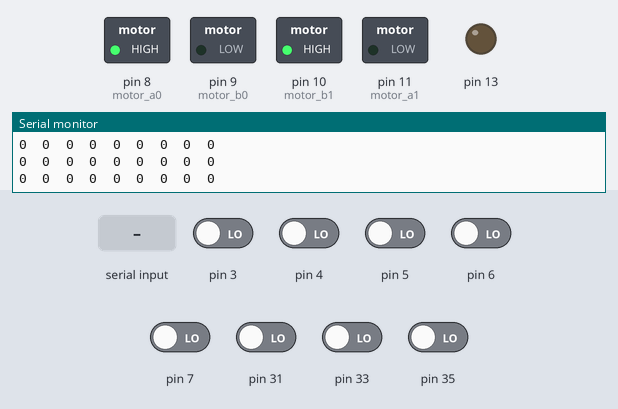
This sketch was run on a simulated Arduino Mega 2560, built with avr-gcc and run on an emulated ATmega2560. Shown: switched loads named in the sketch (green lamp = pin HIGH), output pins drawn as LEDs (lit = HIGH), the last lines printed to the serial monitor. The test bench sets the inputs (shaded band); at power-on: pin 3–7, pin 31, pin 33, pin 35 LOW.

Above: at 12.7 s.
12.8 s: pin 6 driven HIGH
At 13.5 s:
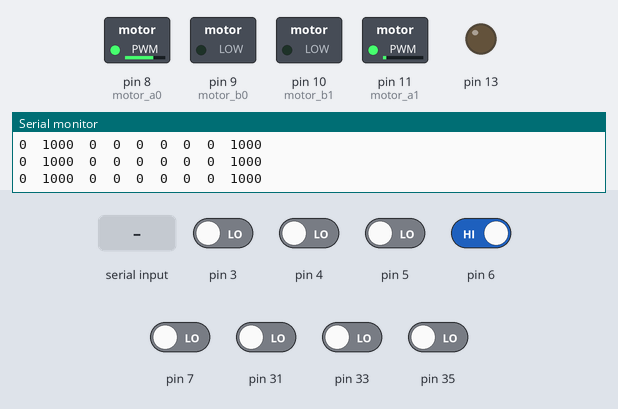
14.3 s: pin 3 driven HIGH
At 15.5 s:
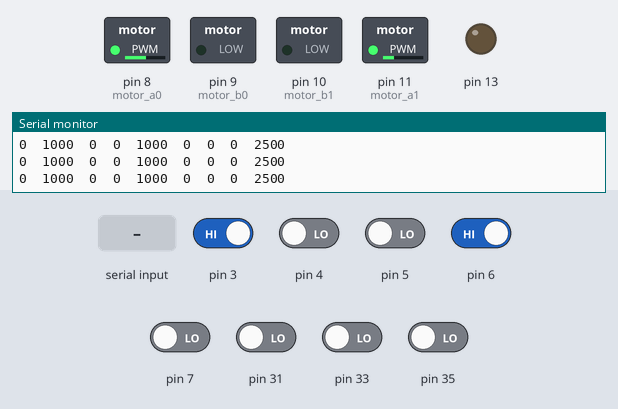
15.8 s: pin 31 driven HIGH
At 16.3 s:
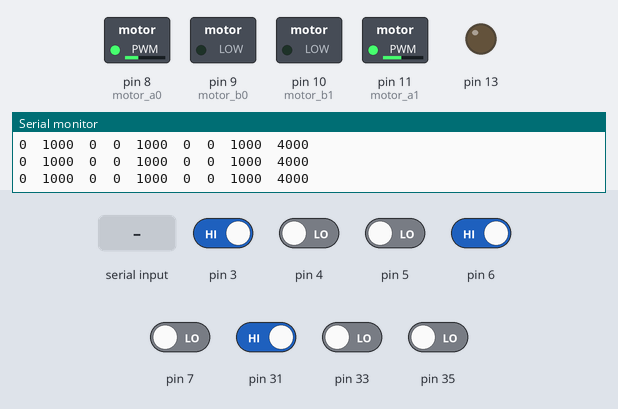
17.3 s: pin 33 driven HIGH
At 18.3 s:
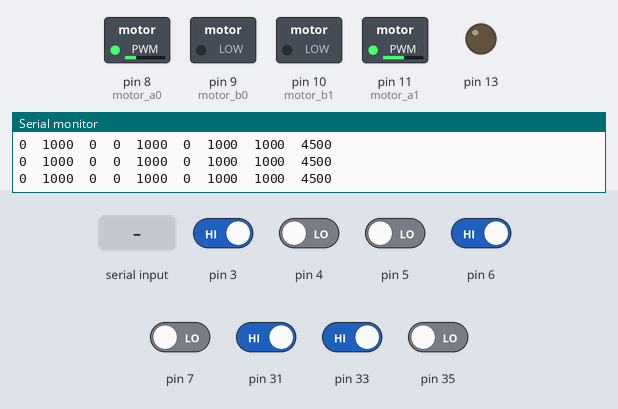
18.8 s: "P90\n" received over the second serial link
At 20.0 s:
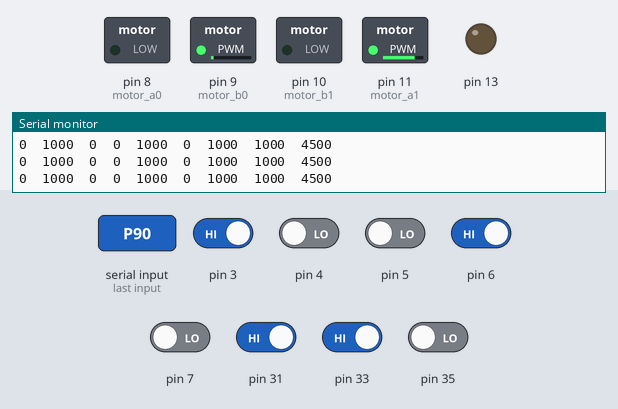
20.3 s: pin 4 driven HIGH
At 20.7 s:
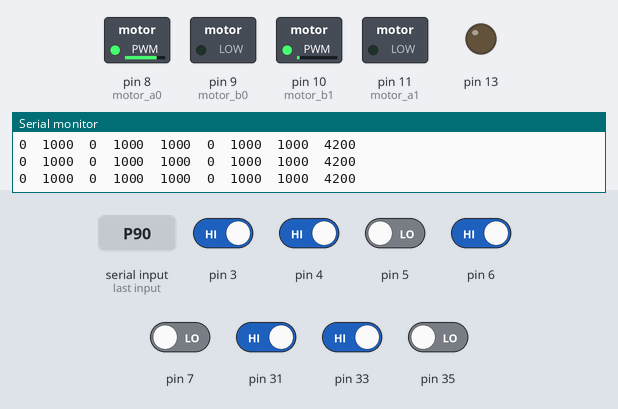
Timing chart, 0 to 22.8 s (numbered marks = the images above; inputs shaded):
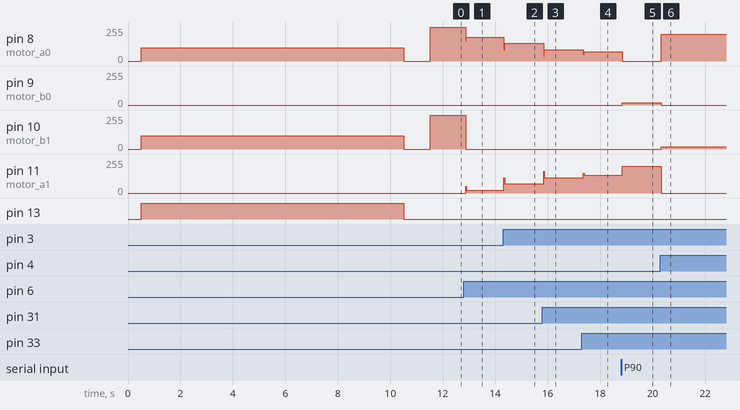

The sketch:

techfestA.ino
```cpp
#include <EEPROM.h>
#include <QTRSensors.h>
//#include <SoftwareSerial.h>// import the serial library

#define NUM_SENSORS   8     // number of sensors used
#define TIMEOUT       2500  // waits for 2500 microseconds for sensor outputs to go low
#define EMITTER_PIN   QTR_NO_EMITTER_PIN     // emitter is controlled by digital pin 2

// sensors 0 through 7 are connected to digital pins 3 through 10, respectively
QTRSensorsRC qtrrc((unsigned char[]) {7, 6, 5, 4, 3, 35, 33, 31},
  NUM_SENSORS, TIMEOUT, EMITTER_PIN);
unsigned int sensorValues[NUM_SENSORS];


//const int rSpeed = 6;
//const int lSpeed = 5 ;
const int motor_a0 = 8;
const int motor_b0 = 9;
const int motor_a1 = 11;
const int motor_b1 = 10;


int baseSpeed = 100;
int maxSpeed = 200;
int minSpeed = -240;

int lastError = 0;
int error = 0;
int p, intg, d;

double kp = 0.032; //80// 0.04
double ki = 0; //0.5//0
double kd = 0.032; //70//0.08

// 0.032, 0,0.032

/*
bs = 120 ms = 240
0.04,0,0.08

bs = 100 , ms = 200
0.032 0 0.032

*/
boolean temp1;


String readText;
int BluetoothData;


void setup()
{
//  setPwmFrequency(5,1024);
 Serial.begin(9600);
  Serial3.begin(9600);

  delay(500);
  pinMode(13, OUTPUT);
  digitalWrite(13, HIGH);

  analogWrite(motor_a0, 100);
  analogWrite(motor_b0, LOW);
  analogWrite(motor_a1, LOW);
  analogWrite(motor_b1, 100);

  // turn on Arduino's LED to indicate we are in calibration mode
  for (int i = 0; i < 400; i++)  // make the calibration take about 10 seconds
  {
    qtrrc.calibrate();       // reads all sensors 10 times at 2500 us per read (i.e. ~25 ms per call)
  }

  stp();

  digitalWrite(13, LOW);     // turn off Arduino's LED to indicate we are through with calibration

  // print the calibration minimum values measured when emitters were on


  for (int i = 0; i < NUM_SENSORS; i++)
  {
    Serial.print(qtrrc.calibratedMaximumOn[i]);
    Serial.print(' ');
  }
  Serial.println();

  // print the calibration maximum values measured when emitters were on
  for (int i = 0; i < NUM_SENSORS; i++)
  {
    Serial.print(qtrrc.calibratedMinimumOn[i]);
    Serial.print(' ');
  }


  Serial.println();
  Serial.println();
  delay(1000);


}


void loop()
{
   if(Serial3.available()) BT();

//   Serial.println(kp);


//sensor read
  unsigned int position = qtrrc.readLine(sensorValues);

  for (unsigned char i = 0; i < NUM_SENSORS; i++)
  {
    Serial.print(sensorValues[i]);
    Serial.print('\t');
  }
  //Serial.println(); // uncomment this line if you are using raw values
  Serial.println(position); // comment this line out if you are using raw values

  //delay(250);


  //Serial.println(kp);

  error=position-3500;

  p = error;
  intg += error;
  d = error - lastError;
  lastError = error;

  if (intg > 255) {
    intg = 255;
  };
  if (intg < -255) {
    intg = -255;
  };

  double correction = (kp * p) + (ki * intg) + (kd * d);

  int  rightMotorSpeed = baseSpeed + correction;
  int leftMotorSpeed = baseSpeed - correction;

  if (rightMotorSpeed < minSpeed) rightMotorSpeed = minSpeed;
  else if (rightMotorSpeed > maxSpeed) rightMotorSpeed = maxSpeed;

  if (leftMotorSpeed < minSpeed) leftMotorSpeed = minSpeed;
  else if (leftMotorSpeed > maxSpeed) leftMotorSpeed = maxSpeed;

  if ( leftMotorSpeed > 0 && rightMotorSpeed > 0)
  {
      analogWrite(motor_a0, leftMotorSpeed);
      analogWrite(motor_b0, LOW);
      analogWrite(motor_a1, rightMotorSpeed);
      analogWrite(motor_b1, LOW);
  }
  else if ( leftMotorSpeed < 0 && rightMotorSpeed > 0)
  {

      analogWrite(motor_b0, leftMotorSpeed);
      analogWrite(motor_a0, LOW);
      analogWrite(motor_b1, LOW);
      analogWrite(motor_a1, rightMotorSpeed);
  }

  else if ( leftMotorSpeed > 0 && rightMotorSpeed < 0)
  {
      analogWrite(motor_b0, LOW);
      analogWrite(motor_a0, leftMotorSpeed);
      analogWrite(motor_b1, rightMotorSpeed);
      analogWrite(motor_a1, LOW);

  }

//end of pid algorithm

/// logic codes written below
if ( sensorValues[0] > 500 && sensorValues[1] > 500 && sensorValues[2] > 500 && sensorValues[3] > 500 && sensorValues[4] > 500 && sensorValues[5] > 500 && sensorValues[6] > 500 &&sensorValues[7] > 500  ) goForward();
if ( sensorValues[0] < 500 && sensorValues[1] < 500 || sensorValues[2] > 500 && sensorValues[3] > 500 && sensorValues[4] > 500 && sensorValues[5] > 500 && sensorValues[4] > 500 && sensorValues[5] > 500  ) right_prior();

else if ( sensorValues[0] > 500 && sensorValues[1] > 500 && sensorValues[2] > 500 && sensorValues[3] > 500 && sensorValues[4] < 500 && sensorValues[5] < 500 && sensorValues[6] < 500 && sensorValues[7] < 500) left_prior();


}// end of loop

void readIR()
{
  // read calibrated sensor values and obtain a measure of the line position from 0 to 5000
  // To get raw sensor values, call:
  //  qtrrc.read(sensorValues); instead of unsigned int position = qtrrc.readLine(sensorValues);

   unsigned int position = qtrrc.readLine(sensorValues);

  for (unsigned char i = 0; i < NUM_SENSORS; i++)
  {
    Serial.print(sensorValues[i]);
    Serial.print('\t');
  }
  //Serial.println(); // uncomment this line if you are using raw values
  Serial.println(position); // comment this line out if you are using raw values

  //delay(250);


}

void right_prior()
{
      goRight();
      readIR();

//go right until middle sensors are black

    while ( sensorValues[3] > 500 && sensorValues[4] > 500 )
    {
      goForward();
      readIR();
    }

}


void left_prior()
{
    goLeft();

    readIR();
// go left until middle sensors are black

    while( sensorValues[3] > 500 && sensorValues[4] > 500 )
    {
      goForward();
      readIR();
    }


}

void goForward()
{
  analogWrite(motor_a0, baseSpeed);
  analogWrite(motor_b0, LOW);
  analogWrite(motor_a1, baseSpeed);
  analogWrite(motor_b1, LOW);

}

void goBackward()
{
  digitalWrite(motor_a0, LOW);
  digitalWrite(motor_b0, HIGH);
  digitalWrite(motor_a1, LOW);
  digitalWrite(motor_b1, HIGH);
}

void goRight()
{

  digitalWrite(motor_a0, baseSpeed);
  digitalWrite(motor_b0, LOW);
  digitalWrite(motor_a1, LOW);
  digitalWrite(motor_b1, baseSpeed);


}

void goLeft()
{
  digitalWrite(motor_a0, LOW);
  digitalWrite(motor_b0, baseSpeed);
  digitalWrite(motor_a1, baseSpeed);
  digitalWrite(motor_b1, LOW);


}

void stp()
{

//  analogWrite(rSpeed, 0);
//  analogWrite(lSpeed, 0);
  digitalWrite(motor_a0, LOW);
  digitalWrite(motor_b0, LOW);
  digitalWrite(motor_a1, LOW);
  digitalWrite(motor_b1, LOW);


}

boolean noLineIsThere()
{
  temp1 = true;

  for (int i = 0; i < NUM_SENSORS; i++)
  {
    if (sensorValues[i] == 0)
    {
      temp1 = temp1 && true;
    }

    else if  (sensorValues[i] == 1) temp1 = temp1 && false ;

  }


  return temp1;
}

void setPwmFrequency(int pin, int divisor) {
  byte mode;
  if(pin == 5 || pin == 6 || pin == 9 || pin == 10) {
    switch(divisor) {
      case 1: mode = 0x01; break;
      case 8: mode = 0x02; break;
      case 64: mode = 0x03; break;
      case 256: mode = 0x04; break;
      case 1024: mode = 0x05; break;
      default: return;
    }
    if(pin == 5 || pin == 6) {
      TCCR0B = TCCR0B & 0b11111000 | mode;
    } else {
      TCCR1B = TCCR1B & 0b11111000 | mode;
    }
  } else if(pin == 3 || pin == 11) {
    switch(divisor) {
      case 1: mode = 0x01; break;
      case 8: mode = 0x02; break;
      case 32: mode = 0x03; break;
      case 64: mode = 0x04; break;
      case 128: mode = 0x05; break;
      case 256: mode = 0x06; break;
      case 1024: mode = 0x7; break;
      default: return;
    }
    TCCR2B = TCCR2B & 0b11111000 | mode;
  }
}


void BT()
{
  while (Serial3.available())
  {
    delay(3);
    char c =  Serial3.read();
    readText += c;

  }

  if (readText.length() > 0)
  {
    //Serial.println(readText);
    if (readText[0] == 'P') kp = converter(readText);
    else if (readText[0] == 'I') ki = converter(readText);
    else if (readText[0] == 'D') kd = converter(readText);
    else if (readText[0] == 'B') baseSpeed = converter(readText);
    else if (readText[0] == 'H') maxSpeed = converter(readText);
    else if (readText[0] == 'L') minSpeed = -converter(readText);
    else if (readText[0] == 'S'){


    }
  }
    readText="";


}


float converter (String x)
{
  int l = x.length();
  char z[l];
  for ( int i=0; i<l; i++)
    z[i] = x[i+1];
  return atof(z);
}
```

Measured:
- after the input at 12.8 s, pin 8 (motor_a0): 255/255 → 180/255 after 0.07 s; pin 10 (motor_b1): 255/255 → 0/255 after 0.07 s; pin 11 (motor_a1): 0/255 → 20/255 after 0.07 s
- after the input at 14.3 s, pin 8 (motor_a0): 180/255 → 132/255 at once; pin 11 (motor_a1): 20/255 → 68/255 at once
- after the input at 15.8 s, pin 8 (motor_a0): 132/255 → 84/255 after 0.05 s; pin 11 (motor_a1): 68/255 → 116/255 after 0.05 s
- after the input at 17.3 s, pin 8 (motor_a0): 84/255 → 68/255 after 0.06 s; pin 11 (motor_a1): 116/255 → 132/255 after 0.06 s
- after the input at 18.8 s, pin 8 (motor_a0): 68/255 → 0/255 after 0.05 s; pin 9 (motor_b0): 0/255 → 16/255 after 0.05 s; pin 11 (motor_a1): 132/255 → 200/255 after 0.05 s
- after the input at 20.3 s, pin 8 (motor_a0): 0/255 → 200/255 at once; pin 9 (motor_b0): 16/255 → 0/255 at once; pin 10 (motor_b1): 0/255 → 16/255 at once; pin 11 (motor_a1): 200/255 → 0/255 at once
